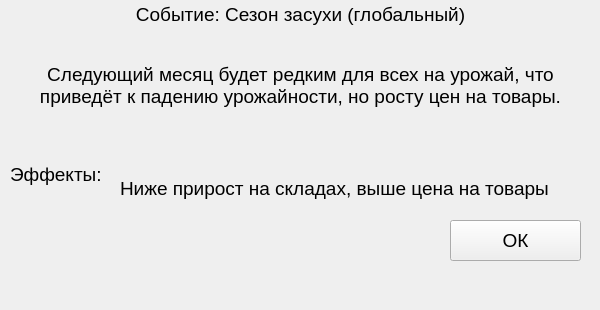
<?xml version="1.0" encoding="UTF-8"?>
<ui version="4.0">
 <class>popup</class>
 <widget class="QMainWindow" name="popup">
  <property name="geometry">
   <rect>
    <x>0</x>
    <y>0</y>
    <width>600</width>
    <height>310</height>
   </rect>
  </property>
  <property name="minimumSize">
   <size>
    <width>600</width>
    <height>310</height>
   </size>
  </property>
  <property name="maximumSize">
   <size>
    <width>600</width>
    <height>310</height>
   </size>
  </property>
  <property name="windowTitle">
   <string>Событие</string>
  </property>
  <widget class="QWidget" name="centralwidget">
   <widget class="QLabel" name="EventName">
    <property name="geometry">
     <rect>
      <x>50</x>
      <y>0</y>
      <width>501</width>
      <height>28</height>
     </rect>
    </property>
    <property name="font">
     <font>
      <pointsize>14</pointsize>
     </font>
    </property>
    <property name="layoutDirection">
     <enum>Qt::LeftToRight</enum>
    </property>
    <property name="autoFillBackground">
     <bool>false</bool>
    </property>
    <property name="text">
     <string>Событие: Сезон засухи (глобальный)</string>
    </property>
    <property name="alignment">
     <set>Qt::AlignCenter</set>
    </property>
   </widget>
   <widget class="QLabel" name="EventDescription">
    <property name="geometry">
     <rect>
      <x>10</x>
      <y>30</y>
      <width>581</width>
      <height>111</height>
     </rect>
    </property>
    <property name="font">
     <font>
      <pointsize>14</pointsize>
     </font>
    </property>
    <property name="layoutDirection">
     <enum>Qt::LeftToRight</enum>
    </property>
    <property name="autoFillBackground">
     <bool>false</bool>
    </property>
    <property name="text">
     <string>Следующий месяц будет редким для всех на урожай, что приведёт к падению урожайности, но росту цен на товары.</string>
    </property>
    <property name="textFormat">
     <enum>Qt::AutoText</enum>
    </property>
    <property name="scaledContents">
     <bool>false</bool>
    </property>
    <property name="alignment">
     <set>Qt::AlignCenter</set>
    </property>
    <property name="wordWrap">
     <bool>true</bool>
    </property>
   </widget>
   <widget class="QLabel" name="label_3">
    <property name="geometry">
     <rect>
      <x>10</x>
      <y>160</y>
      <width>113</width>
      <height>28</height>
     </rect>
    </property>
    <property name="font">
     <font>
      <pointsize>14</pointsize>
     </font>
    </property>
    <property name="text">
     <string>Эффекты: </string>
    </property>
   </widget>
   <widget class="QLabel" name="Effects">
    <property name="geometry">
     <rect>
      <x>120</x>
      <y>160</y>
      <width>471</width>
      <height>56</height>
     </rect>
    </property>
    <property name="font">
     <font>
      <pointsize>14</pointsize>
     </font>
    </property>
    <property name="text">
     <string>Ниже прирост на складах, выше цена на товары</string>
    </property>
    <property name="wordWrap">
     <bool>true</bool>
    </property>
   </widget>
   <widget class="QPushButton" name="ConfirmBTN">
    <property name="geometry">
     <rect>
      <x>450</x>
      <y>220</y>
      <width>131</width>
      <height>41</height>
     </rect>
    </property>
    <property name="font">
     <font>
      <pointsize>14</pointsize>
     </font>
    </property>
    <property name="text">
     <string>ОК</string>
    </property>
   </widget>
  </widget>
  <widget class="QMenuBar" name="menubar">
   <property name="geometry">
    <rect>
     <x>0</x>
     <y>0</y>
     <width>600</width>
     <height>25</height>
    </rect>
   </property>
  </widget>
 </widget>
 <resources/>
 <connections/>
</ui>
